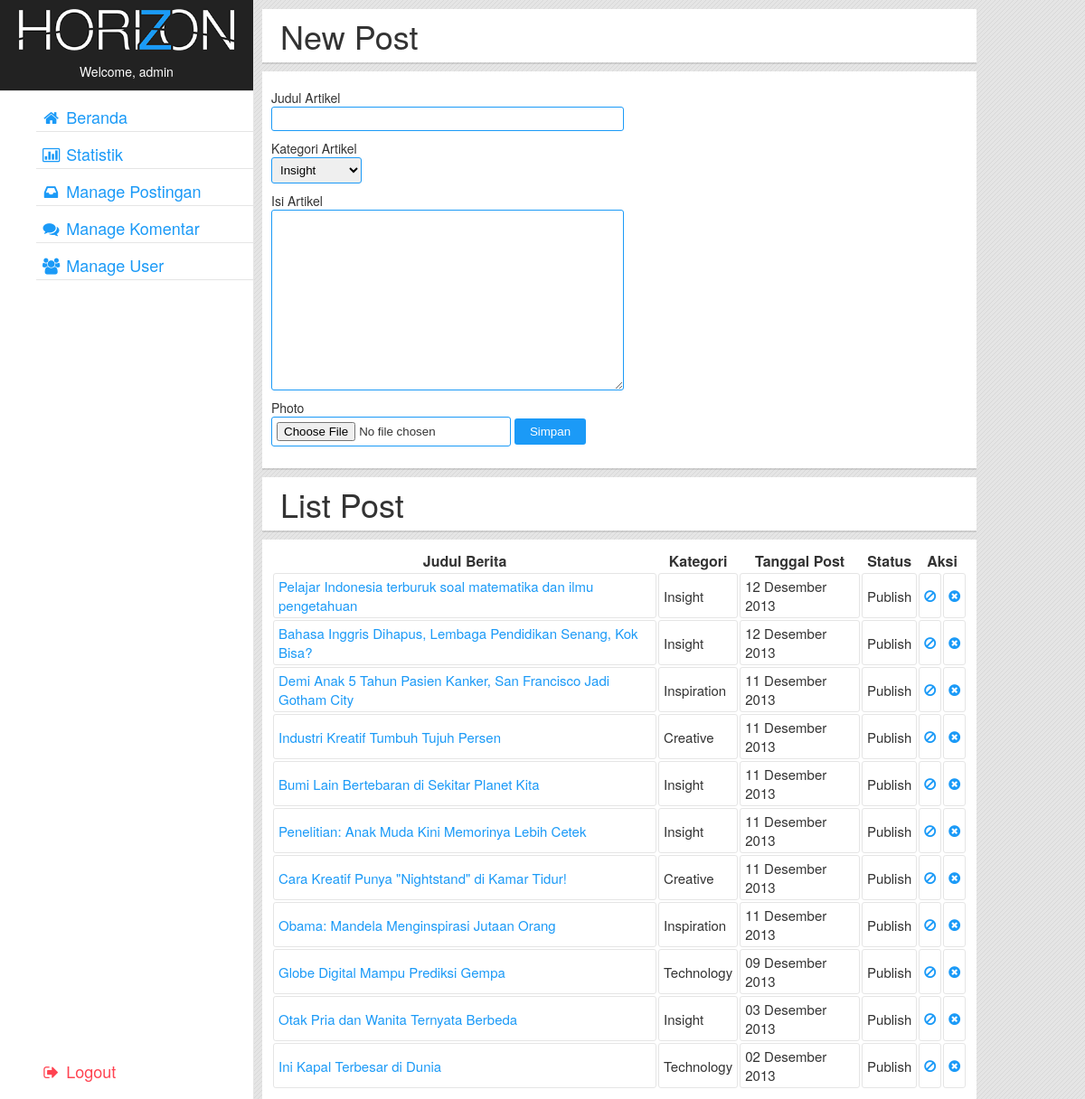
Screenshot of /berita-admin (signed in) with the database file from the repository.
### tables this page shows
CREATE TABLE IF NOT EXISTS `user` (
  `idUser` int(6) NOT NULL AUTO_INCREMENT,
  `username` varchar(50) NOT NULL,
  `password` varchar(100) NOT NULL,
  `email` varchar(60) NOT NULL,
  `level` varchar(1) NOT NULL DEFAULT '0',
  PRIMARY KEY (`idUser`)
);

CREATE TABLE IF NOT EXISTS `post` (
  `idBerita` int(6) NOT NULL AUTO_INCREMENT,
  `idKategori` int(3) NOT NULL,
  `idUser` int(11) NOT NULL,
  `judulBerita` varchar(150) NOT NULL,
  `berita` text NOT NULL,
  `cdate` date NOT NULL,
  `mdate` date NOT NULL,
  `hits` int(4) NOT NULL,
  `status` int(1) NOT NULL,
  `foto` varchar(100) NOT NULL DEFAULT 'default.jpg',
  PRIMARY KEY (`idBerita`)
);

CREATE TABLE IF NOT EXISTS `kategori` (
  `idKategori` int(3) NOT NULL AUTO_INCREMENT,
  `namaKategori` varchar(20) NOT NULL,
  PRIMARY KEY (`idKategori`)
);

### admin/viewadmin.php (the view, shortened to what this page needs)
<?php function adside() {
$sql=mysql_query("SELECT * from user where idUser=$_SESSION[uid]");
$npublish = mysql_num_rows(mysql_query("select * from post where status = 0"));
$data=mysql_fetch_array($sql);
?>
        <aside id='adminside'>
            <div class='miniinfo'>
                <img src='foto/logo.png' />
                <p>Welcome, <?php echo"$data[username]" ?> </p>
            </div>
            <ul>
                <a href='beranda'><li><i class="fa fa-home fa-fw"></i> Beranda</li></a>
                <a href='adminpanel'><li><i class="fa fa-bar-chart-o fa-fw"></i> Statistik </li></a>
                <a href='berita-admin'><li><i class="fa fa-inbox fa-fw"></i> Manage Postingan <?php if($npublish != 0){echo"<span>$npublish</span>";} ?></li></a>
                <a href='komentar'><li><i class="fa fa-comments fa-fw"></i> Manage Komentar</li></a>
                <a href='pengguna'><li><i class="fa fa-users fa-fw"></i> Manage User</li></a>
                <a href='proses-logout'><li><i class="fa fa-sign-out fa-fw"></i> Logout</li></a>
            </ul>
        </aside>
<?php };
function statistik() { ?>
<?php };
function formBerita() {
echo"<section id='adminwrapper'>
            <div class='container solidshadow'>
                <h1>New Post</h1>
            </div>
            <div class='container solidshadow'>
            <form method='post' action='simpan-berita-admin' enctype='multipart/form-data'>
                    <label>Judul Artikel</label>
                    <input type='text' name='judulBerita' required>
                    <label>Kategori Artikel</label>
                    <select name='kategori'>";
                    $qkat=mysql_query("select * from kategori") or die(mysql_error());
				    while($tkat=mysql_fetch_array($qkat)){
					echo"<option value='$tkat[idKategori]'>$tkat[namaKategori]</option>";
				    }
                    echo"</select><label>Isi Artikel</label>
                    <textarea name='berita' required></textarea>
                    <input type='hidden' name='penulis' value='$_SESSION[uid]'>
                    <label>Photo</label>
                    <input type='file' accept='image/*' name='foto' />
                <input type='submit' value='Simpan' />
            </form>
            </div>";
			$qberita=mysql_query("select * from post order by idBerita DESC") or die(mysql_error());
			echo"<div class='container solidshadow'>
                <h1>List Post</h1>
            </div>
			<div class='container solidshadow'>
            <table>
            <tr><th>Judul Berita</th><th>Kategori</th><th>Tanggal Post</th><th>Status</th><th colspan='2'>Aksi</th></tr>";
			while($tberita=mysql_fetch_array($qberita)){
				$kat=mysql_fetch_array(mysql_query("select * from kategori where idKategori='$tberita[idKategori]' "));
					if($tberita['status']==0){
						$status="Draft";
						$toogle="<i class='fa fa-check' title='Publish'></i>";
					}else if($tberita['status']==1){
						$status="Publish";
						$toogle="<i class='fa fa-ban' title='Draft'></i>";
					}
					$tgl=tgl_indo($tberita['cdate']);
				echo"
				<tr>
					<td><a href='form-edit-admin-$tberita[idBerita]'>$tberita[judulBerita]</a></td>
					<td>$kat[namaKategori]</td>
					<td>$tgl</td>
					<td>$status</td>
					<td>
						<a href='toogle-$tberita[idBerita]'>$toogle</a></td>
						<td><a href='hapus-Badmin-$tberita[idBerita]' title='Hapus'><i class='fa fa-times-circle'></i></a>
					</td>
				</tr>";
			}
			echo"
				</table></div>
			";
} ?>

### css/main.css (style rules this page uses)
html { height:100%; }
a { color:#1b9af7; text-decoration:none }
body { background:url(../foto/line.png) #e5e5e5; margin:0; padding:0; font-family:"Helvetica Neue","Arial"; font-size:14px; color:#333; line-height:19px }
input, select, textarea { padding:5px; border-radius : 3px; border:thin solid #1b9af7 }
input[type='submit'] { padding:5px 15px; background:#1b9af7; color:#fff; border:2px solid #1b9af7; transition: background 0.2s, border 0.2s }
textarea { resize:vertical; font-family:"Helvetica Neue" }
table tr td { border:thin solid #e5e5e5; font-size:15px; padding:3px 5px; border-radius:3px }
table th { padding:0 5px }
.solidshadow { box-shadow:0 2px 0 rgba(0,0,0,0.1) }
#adminside { width:280px; background:#fff; height:100%; position:fixed; left:0; border-right:thin solid #e5e5e5; }
#adminside i { transition:all 0.2s }
.miniinfo { width:100%; height:80px; border-bottom:thin solid #e5e5e5; padding:10px 0; background:#222; text-align:center; color:#fff }
.miniinfo img { width:85%; margin:0 10px }
#adminside li { background:#fff; padding: 5px; list-style:none; border-bottom:thin solid #e5e5e5; font-size:18px; margin-bottom:10px; transition: all 0.2s; font-weight:300; position:relative }
#adminside ul a:last-child li { position:absolute; bottom:5px; border:none; color:#ff4351 }
#adminwrapper { width:790px; position:relative; left:290px; padding-top:10px }
#adminwrapper .container { width:auto; height:auto; padding:10px; background:#fff; margin-bottom:10px; overflow:auto }
.container h1 { font-size:36px; font-weight:100; margin:10px }
.container label { display:block; font-weight:500; margin-top:10px; }
.container input[type='text'], .container textarea { width:390px }
.container textarea { height:200px }

### rows the page displays
user: username "admin"
post: judulBerita "Pelajar Indonesia terburuk soal matematika dan ilmu pengetahuan", idKategori.namaKategori "Insight", cdate "12 Desember 2013", status "Publish"
post: judulBerita "Bahasa Inggris Dihapus, Lembaga Pendidikan Senang, Kok Bisa?", idKategori.namaKategori "Insight", cdate "12 Desember 2013", status "Publish"
post: judulBerita "Demi Anak 5 Tahun Pasien Kanker, San Francisco Jadi Gotham City", idKategori.namaKategori "Inspiration", cdate "11 Desember 2013", status "Publish"
post: judulBerita "Industri Kreatif Tumbuh Tujuh Persen", idKategori.namaKategori "Creative", cdate "11 Desember 2013", status "Publish"
post: judulBerita "Bumi Lain Bertebaran di Sekitar Planet Kita", idKategori.namaKategori "Insight", cdate "11 Desember 2013", status "Publish"
post: judulBerita "Penelitian: Anak Muda Kini Memorinya Lebih Cetek", idKategori.namaKategori "Insight", cdate "11 Desember 2013", status "Publish"
post: judulBerita "Cara Kreatif Punya \"Nightstand\" di Kamar Tidur!", idKategori.namaKategori "Creative", cdate "11 Desember 2013", status "Publish"
post: judulBerita "Obama: Mandela Menginspirasi Jutaan Orang", idKategori.namaKategori "Inspiration", cdate "11 Desember 2013", status "Publish"
post: judulBerita "Globe Digital Mampu Prediksi Gempa", idKategori.namaKategori "Technology", cdate "09 Desember 2013", status "Publish"
post: judulBerita "Otak Pria dan Wanita Ternyata Berbeda", idKategori.namaKategori "Insight", cdate "03 Desember 2013", status "Publish"
post: judulBerita "Ini Kapal Terbesar di Dunia", idKategori.namaKategori "Technology", cdate "02 Desember 2013", status "Publish"

### other values shown
form field kategori "Insight"
